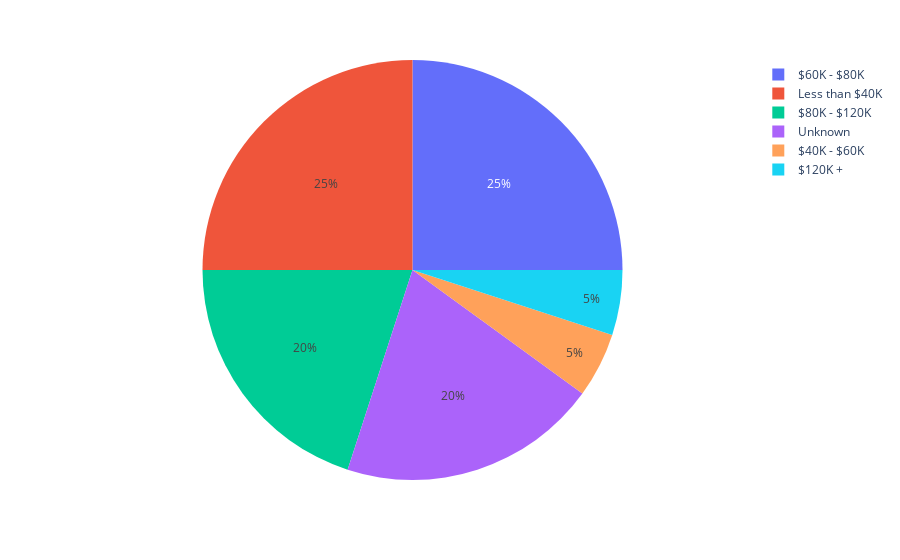

This figure's notebook cell:
### Markdown cell above
Dari pieplot diatas kita dapat melihat kategori tiap edukation level customer yang disertai dengan banyaknya persentasi. sehingga kita dapat membandingkan dengan jelas

### Code cell
#pieplot income category
px.pie(df, names= "Income_Category")

### Figure 1 — Plotly figure (JSON) as saved in the notebook; plotly's stock layout.template omitted (floating-point values rounded to 4 significant figures)
{"data": [{"domain": {"x": [0, 1], "y": [0, 1]}, "hovertemplate": "Income_Category=%{label}<extra></extra>", "labels": ["$40K - $60K", "$60K - $80K", "$80K - $120K", "$120K +", "Less than $40K", "$80K - $120K", "$60K - $80K", "Less than $40K", "Unknown", "$80K - $120K", "$60K - $80K", "$80K - $120K", "Unknown", "$60K - $80K", "Unknown", "Less than $40K", "Less than $40K", "Less than $40K", "$60K - $80K", "Unknown"], "legendgroup": "", "name": "", "showlegend": true, "type": "pie"}], "layout": {"legend": {"tracegroupgap": 0}, "margin": {"t": 60}}}
